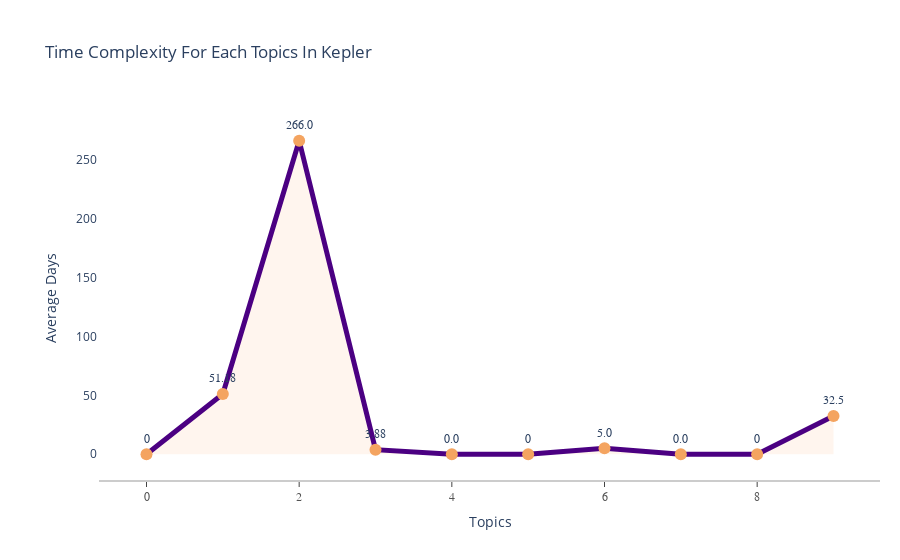

Notebook code cell kept with this figure:
### Code cell
df = MergeDF()
CalculateTimeComplexity(df)

### Figure 1 — Plotly figure (JSON) as saved in the notebook; plotly's stock layout.template omitted (floating-point values rounded to 4 significant figures)
{"data": [{"connectgaps": true, "fill": "tozeroy", "fillcolor": "seashell", "line": {"color": "indigo", "width": 5}, "mode": "lines", "showlegend": false, "type": "scatter", "x": [0, 1, 2, 3, 4, 5, 6, 7, 8, 9], "y": [0, 51.18, 266, 3.88, 0, 0, 5, 0, 0, 32.5]}, {"marker": {"color": "sandybrown", "size": 12}, "mode": "markers+text", "text": ["0", "51.18", "266.0", "3.88", "0.0", "0", "5.0", "0.0", "0", "32.5"], "textfont": {"family": "Balto", "size": 12}, "textposition": "top center", "type": "scatter", "x": [0, 1, 2, 3, 4, 5, 6, 7, 8, 9], "y": [0, 51.18, 266, 3.88, 0, 0, 5, 0, 0, 32.5]}], "layout": {"autosize": false, "hovermode": false, "margin": {"autoexpand": false, "l": 100, "r": 20, "t": 115}, "plot_bgcolor": "white", "showlegend": false, "title": {"text": "Time Complexity For Each Topics In Kepler"}, "xaxis": {"linecolor": "rgb(204, 204, 204)", "linewidth": 2, "showgrid": true, "showline": true, "showticklabels": true, "tickfont": {"color": "rgb(82, 82, 82)", "family": "Arial", "size": 12}, "ticks": "outside", "title": {"text": "Topics"}}, "yaxis": {"showgrid": true, "showline": true, "showticklabels": true, "title": {"text": "Average Days"}, "zeroline": true}}}
